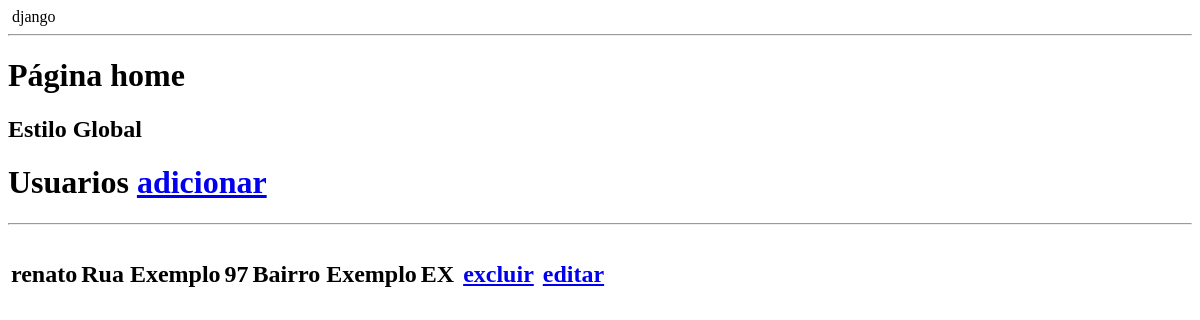
The page /usuario_lista (signed in) on the database as committed earlier.
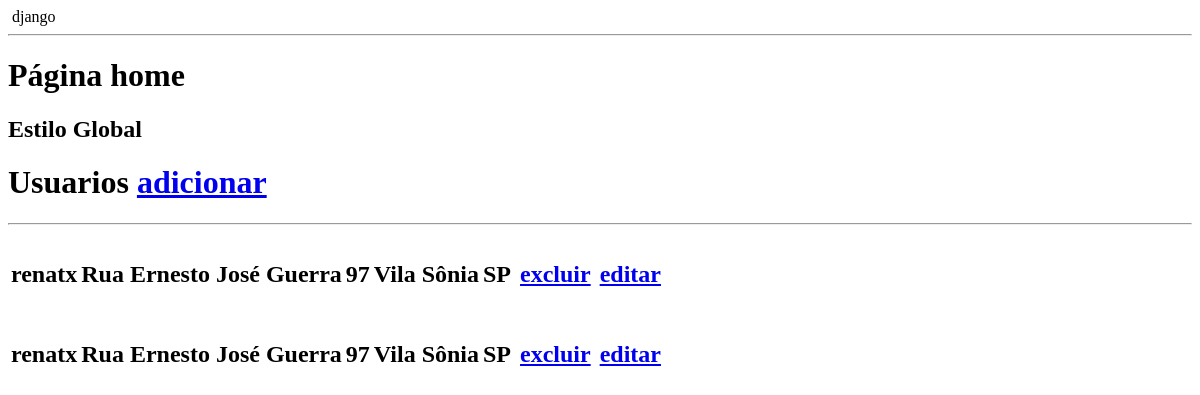
The same page on the database as committed later.
### appHome/models.py (models this page shows, shortened)
class Usuario(models.Model):
    nome = models.CharField(max_length=255)
    email = models.EmailField()
    senha = models.CharField(max_length=255)
    cep = models.CharField(max_length=9, default='00000-000')
    numero_residencia = models.CharField(max_length=10)
    logradouro = models.CharField(max_length=255, blank=True, null=True)
    bairro = models.CharField(max_length=255, blank=True, null=True)
    localidade = models.CharField(max_length=100, blank=True, null=True)
    estado = models.CharField(max_length=2, blank=True, null=True)

### appHome/views.py (the view)
# urls.py: path('usuario_lista', views.usuario_lista, name='usuario_lista'),
def usuario_lista(request):
    if request.session.get("email") is None:
        return redirect('appHome')
    userLits = Usuario.objects.all()
    context = {
        'usuarios': userLits
    }
    template = loader.get_template('usuario_list.html')
    return HttpResponse(template.render(context))

### appHome/templates/usuario_list.html
{% extends 'base.html'%}
{% block content %}
    <h1>Página home</h1>
    <h2>Estilo Global</h2>
    <h1>Usuarios
        <a href="{% url 'add_usuario' %}">
                adicionar</a>
    </h1>
    <table>
        {% for user in usuarios %}
        <tr>
            <td>
                <h2> {{ user.nome }} </h2>
            </td>
            <td>
                <h2> {{ user.logradouro }} </h2> <p>  </p>
            </td>
            <td>
                <p>  </p>   <h2> {{ user.numero_residencia }} </h2> <p>  </p>
            </td>
            <td>
                <h2> {{ user.bairro }} </h2>
            </td>
            <td>
                <h2> {{ user.estado }} </h2>
            </td>
            <td style="padding: 6px;">
                <h2> <a href="{% url 'excluir_usuario' user.id %}">
                    excluir
                </a> </h2>
            </td>
            <td>
                <h2> <a href="{% url 'editar_usuario' user.id %}">
                    editar
                </a> </h2>
            </td>
            {% endfor %}
            <hr>
        </tr>
    </table>
{% endblock %}

Rows that differ between the two databases and show on the page:
removed Usuario: nome "renato", logradouro "Rua Exemplo", numero_residencia "97", bairro "Bairro Exemplo", estado "EX"
added Usuario: nome "renatx", logradouro "Rua Ernesto José Guerra", numero_residencia "97", bairro "Vila Sônia", estado "SP"
added Usuario: nome "renatx", logradouro "Rua Ernesto José Guerra", numero_residencia "97", bairro "Vila Sônia", estado "SP"
